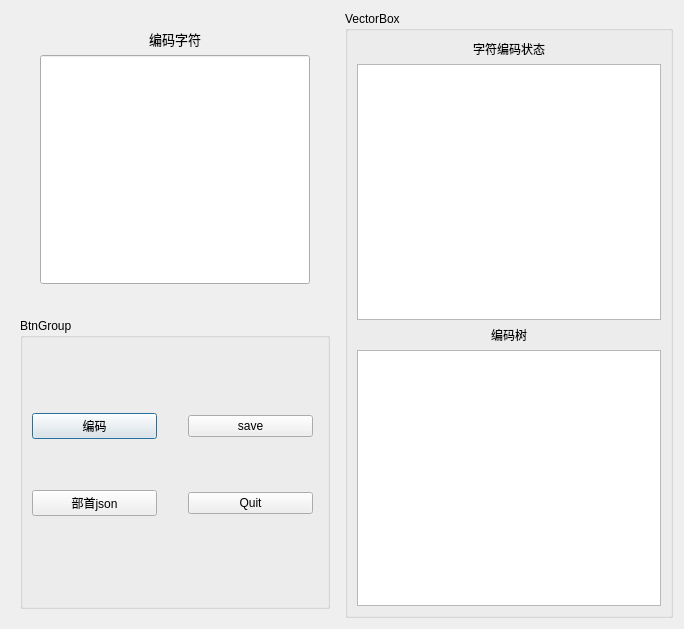
<?xml version="1.0" encoding="UTF-8"?>
<ui version="4.0">
 <class>Radical_main</class>
 <widget class="QDialog" name="Radical_main">
  <property name="geometry">
   <rect>
    <x>0</x>
    <y>0</y>
    <width>684</width>
    <height>629</height>
   </rect>
  </property>
  <property name="windowTitle">
   <string>Radical</string>
  </property>
  <property name="windowIcon">
   <iconset resource="Radical_ui.qrc">
    <normaloff>:/Icon/bu.svg</normaloff>:/Icon/bu.svg</iconset>
  </property>
  <layout class="QGridLayout" name="gridLayout_2" columnstretch="0,0,0,0,0,1,1" columnminimumwidth="0,0,0,0,0,0,0">
   <item row="0" column="5">
    <layout class="QVBoxLayout" name="VLayout" stretch="1,1">
     <property name="spacing">
      <number>6</number>
     </property>
     <property name="sizeConstraint">
      <enum>QLayout::SetDefaultConstraint</enum>
     </property>
     <property name="leftMargin">
      <number>9</number>
     </property>
     <property name="topMargin">
      <number>9</number>
     </property>
     <property name="rightMargin">
      <number>9</number>
     </property>
     <property name="bottomMargin">
      <number>9</number>
     </property>
     <item>
      <layout class="QVBoxLayout" name="wordVLayout">
       <property name="leftMargin">
        <number>20</number>
       </property>
       <property name="topMargin">
        <number>9</number>
       </property>
       <property name="rightMargin">
        <number>20</number>
       </property>
       <property name="bottomMargin">
        <number>28</number>
       </property>
       <item>
        <widget class="QLabel" name="label_3">
         <property name="font">
          <font>
           <family>Agency FB</family>
           <pointsize>10</pointsize>
          </font>
         </property>
         <property name="layoutDirection">
          <enum>Qt::LeftToRight</enum>
         </property>
         <property name="lineWidth">
          <number>2</number>
         </property>
         <property name="text">
          <string>编码字符</string>
         </property>
         <property name="alignment">
          <set>Qt::AlignCenter</set>
         </property>
         <property name="margin">
          <number>12</number>
         </property>
        </widget>
       </item>
       <item>
        <widget class="QLineEdit" name="textEdit">
         <property name="sizePolicy">
          <sizepolicy hsizetype="Maximum" vsizetype="Minimum">
           <horstretch>0</horstretch>
           <verstretch>1</verstretch>
          </sizepolicy>
         </property>
         <property name="sizeIncrement">
          <size>
           <width>1</width>
           <height>0</height>
          </size>
         </property>
         <property name="baseSize">
          <size>
           <width>2</width>
           <height>0</height>
          </size>
         </property>
         <property name="font">
          <font>
           <pointsize>40</pointsize>
           <weight>50</weight>
           <bold>false</bold>
           <underline>false</underline>
          </font>
         </property>
         <property name="whatsThis">
          <string/>
         </property>
         <property name="maxLength">
          <number>1</number>
         </property>
         <property name="frame">
          <bool>true</bool>
         </property>
         <property name="cursorPosition">
          <number>0</number>
         </property>
         <property name="alignment">
          <set>Qt::AlignCenter</set>
         </property>
        </widget>
       </item>
      </layout>
     </item>
     <item>
      <widget class="QGroupBox" name="BtnGroup">
       <property name="title">
        <string>BtnGroup</string>
       </property>
       <layout class="QGridLayout" name="gridLayout_3" rowstretch="1,1" columnstretch="1,1">
        <property name="topMargin">
         <number>30</number>
        </property>
        <property name="rightMargin">
         <number>14</number>
        </property>
        <property name="bottomMargin">
         <number>43</number>
        </property>
        <property name="horizontalSpacing">
         <number>31</number>
        </property>
        <property name="verticalSpacing">
         <number>6</number>
        </property>
        <item row="0" column="0">
         <widget class="QPushButton" name="hdeBtn">
          <property name="text">
           <string>编码</string>
          </property>
         </widget>
        </item>
        <item row="0" column="1">
         <widget class="QPushButton" name="saveBtn">
          <property name="text">
           <string>save</string>
          </property>
         </widget>
        </item>
        <item row="1" column="0">
         <widget class="QPushButton" name="radicalBun">
          <property name="text">
           <string>部首json</string>
          </property>
         </widget>
        </item>
        <item row="1" column="1">
         <widget class="QPushButton" name="QuitBtn">
          <property name="text">
           <string>Quit</string>
          </property>
         </widget>
        </item>
       </layout>
      </widget>
     </item>
    </layout>
   </item>
   <item row="0" column="6">
    <widget class="QGroupBox" name="vectorBox">
     <property name="title">
      <string>VectorBox</string>
     </property>
     <layout class="QVBoxLayout" name="verticalLayout_2">
      <item>
       <widget class="QLabel" name="label_2">
        <property name="text">
         <string>字符编码状态</string>
        </property>
        <property name="alignment">
         <set>Qt::AlignCenter</set>
        </property>
       </widget>
      </item>
      <item>
       <widget class="QTreeView" name="vectorTree"/>
      </item>
      <item>
       <widget class="QLabel" name="label">
        <property name="text">
         <string>编码树</string>
        </property>
        <property name="alignment">
         <set>Qt::AlignCenter</set>
        </property>
       </widget>
      </item>
      <item>
       <widget class="QTableWidget" name="vectorTable"/>
      </item>
     </layout>
    </widget>
   </item>
  </layout>
 </widget>
 <resources>
  <include location="Radical_ui.qrc"/>
 </resources>
 <connections/>
</ui>
